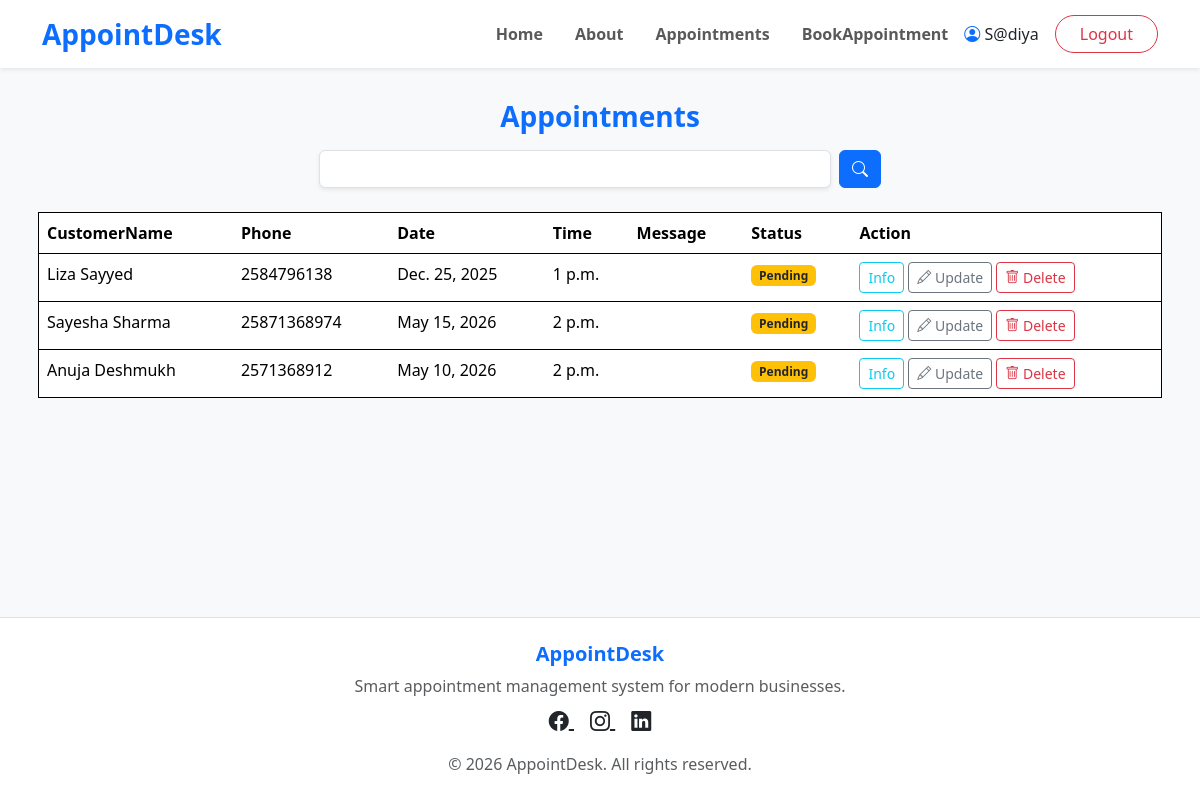
The page /appointments/ (signed in) on the database its author committed.
### appointment/models.py (models this page shows, shortened)
class Appointment(models.Model):
    STATUS_CHOICES = (
        ('Pending', 'Pending'),
        ('Completed', 'Completed'),
        ('Cancelled', 'Cancelled'),
    )
    user = models.ForeignKey(User, on_delete=models.CASCADE)
    customer_name = models.CharField(max_length=200)
    phone = models.CharField(max_length=15)
    email = models.EmailField(blank=True, null=True)
    appointment_date = models.DateField()
    appointment_time = models.TimeField()
    message = models.TextField(blank=True, null=True)
    status = models. CharField(
        max_length=20,
        choices= STATUS_CHOICES,
        default='Pending'
    )
    book_at = models.DateTimeField(auto_now_add=True)
    update_at = models.DateTimeField(auto_now_add=True)

### appointment/views.py (the view)
# urls.py: path('appointments/',appointments ),
def appointments(request):
    if not request.GET:
         appointment = Appointment.objects.filter(user=request.user)
         template_name = 'appointment/appointments.html'
         context = {'appointment': appointment}
         return render(request, template_name, context)
    elif request.GET:
        search = request.GET.get('search')
        appointment = Appointment.objects.filter(user=request.user, customer_name__contains=search)
        template_name = 'appointment/appointments.html'
        context = {'appointment': appointment}
        return render(request, template_name, context)

### templates/appointment/appointments.html (shortened to what this page needs)
{% extends 'base.html' %}
{% block content %}
    <div class="container mt-2 p-2">
      <h3 class=" text-center fw-bold text-primary">Appointments</h3>
        <form class="d-flex gap-2 w-50 mx-auto mt-3" method="get">
                <input type="text"
                      name="search"
                      class="form-control  shadow-sm">
                      <button class="btn btn-primary">
                       <i class="bi bi-search"></i>
                      </button>
        </form>
       <table class="table border border-black mt-4">
      <thead>
         <tr>
           <th>CustomerName</th>
           <th>Phone</th>
           <th>Date</th>
           <th>Time</th>
           <th>Message</th>
           <th>Status</th>
           <th>Action</th>
         </tr>
      </thead>
      <tbody>
           {% for appoint in appointment %}
               <tr>
                 <td>{{appoint.customer_name}}</td>
                 <td>{{appoint.phone}}</td>
                 <td>{{appoint.appointment_date}}</td>
                 <td>{{appoint.appointment_time}}</td>
                 <td>{{appoint.message}}</td>
                   <td>
                       {% if appoint.status == 'Pending' %}
                           <span class="badge bg-warning text-dark">
                                  Pending
                           </span>
                       {% elif appoint.status == 'Completed' %}
                          <span class="badge bg-success">
                          Completed
                          </span>
                       {% elif appoint.status == 'Cancelled' %}
                         <span class="badge bg-danger">
                         Cancelled
                         </span>
                        {% endif %}
                   </td>
                 <td>
                    <a href="/appointments/info/{{appoint.id}}/"
                    class="btn btn-outline-info btn-sm">
                        Info
                    </a>
                    <a href="/appointments/update/{{appoint.id}}/"
                    class="btn btn-outline-secondary btn-sm">
                        <i class="bi bi-pencil"></i>
                        Update
                    </a>
                    <a href="/appointments/delete/{{appoint.id}}/"
                    class="btn btn-outline-danger btn-sm"
                    onclick="return confirm('Are you sure you want to delete this appointment?')">
                    <i class="bi bi-trash"></i>
                    Delete
                    </a>
                 </td>
               </tr>
            {% endfor %}
      </tbody>
    </table>
    </div>
{% endblock %}

### templates/base.html (shortened to what this page needs)
<!DOCTYPE html>
<html lang="en">
<head>
    <link href="https://cdn.jsdelivr.net/npm/bootstrap@5.3.8/dist/css/bootstrap.min.css"
          rel="stylesheet">
    <link rel="stylesheet"
          href="https://cdn.jsdelivr.net/npm/bootstrap-icons@1.11.3/font/bootstrap-icons.min.css">
</head>
<body class="bg-light d-flex flex-column min-vh-100">
<nav class="navbar navbar-expand-lg navbar-light bg-white shadow-sm sticky-top">
    <div class="container">
        <a class="navbar-brand fw-bold fs-3 text-primary" href="/">
            AppointDesk
        </a>
        <div class="collapse navbar-collapse"
             id="navbarNavAltMarkup">
            <div class="navbar-nav ms-auto align-items-lg-center">
                <a class=" nav-link px-3 fw-semibold" href="/">
                    Home
                </a>
                <a class="nav-link px-3 fw-semibold" href="/about/">
                    About
                </a>
                {% if user.is_authenticated %}
                    <a class="nav-link px-3 fw-semibold" href="/appointments/">
                    Appointments
                    </a>
                    <a class="nav-link px-3 fw-semibold" href="/add_appointment/">
                    BookAppointment
                    </a>
                   <a> <i class="bi bi-person-circle  text-primary"></i>  {{user}}</a>
                   <a class="btn btn-outline-danger rounded-pill px-4 ms-lg-3 mt-2 mt-lg-0"
                   href="/logout/">
                    Logout
                   </a>
                {% endif %}
            </div>
        </div>
    </div>
</nav>
<main class="flex-grow-1">
    {% block content %}
    {% endblock %}
</main>
<footer class="bg-white border-top mt-5 py-4">
    <div class="container text-center">
        <h5 class="fw-bold text-primary">
            AppointDesk
        </h5>
        <p class="text-muted mb-2">
            Smart appointment management system for modern businesses.
        </p>
        <div class="mb-3">
            <a href="#" class="text-dark fs-5 me-3">
                <i class="bi bi-facebook"></i>
            </a>
            <a href="#" class="text-dark fs-5 me-3">
                <i class="bi bi-instagram"></i>
            </a>
            <a href="#" class="text-dark fs-5">
                <i class="bi bi-linkedin"></i>
            </a>
        </div>
        <p class="text-muted mb-0">
            © 2026 AppointDesk. All rights reserved.
        </p>
    </div>
</footer>
</body>
</html>

### rows shown on the page
Appointment: customer_name "Liza Sayyed", phone "2584796138", appointment_date "Dec. 25, 2025", appointment_time "1 p.m.", status "Pending"
Appointment: customer_name "Sayesha Sharma", phone "25871368974", appointment_date "May 15, 2026", appointment_time "2 p.m.", status "Pending"
Appointment: customer_name "Anuja Deshmukh", phone "2571368912", appointment_date "May 10, 2026", appointment_time "2 p.m.", status "Pending"

### other values the page prints
{{ user }} "S@diya"
